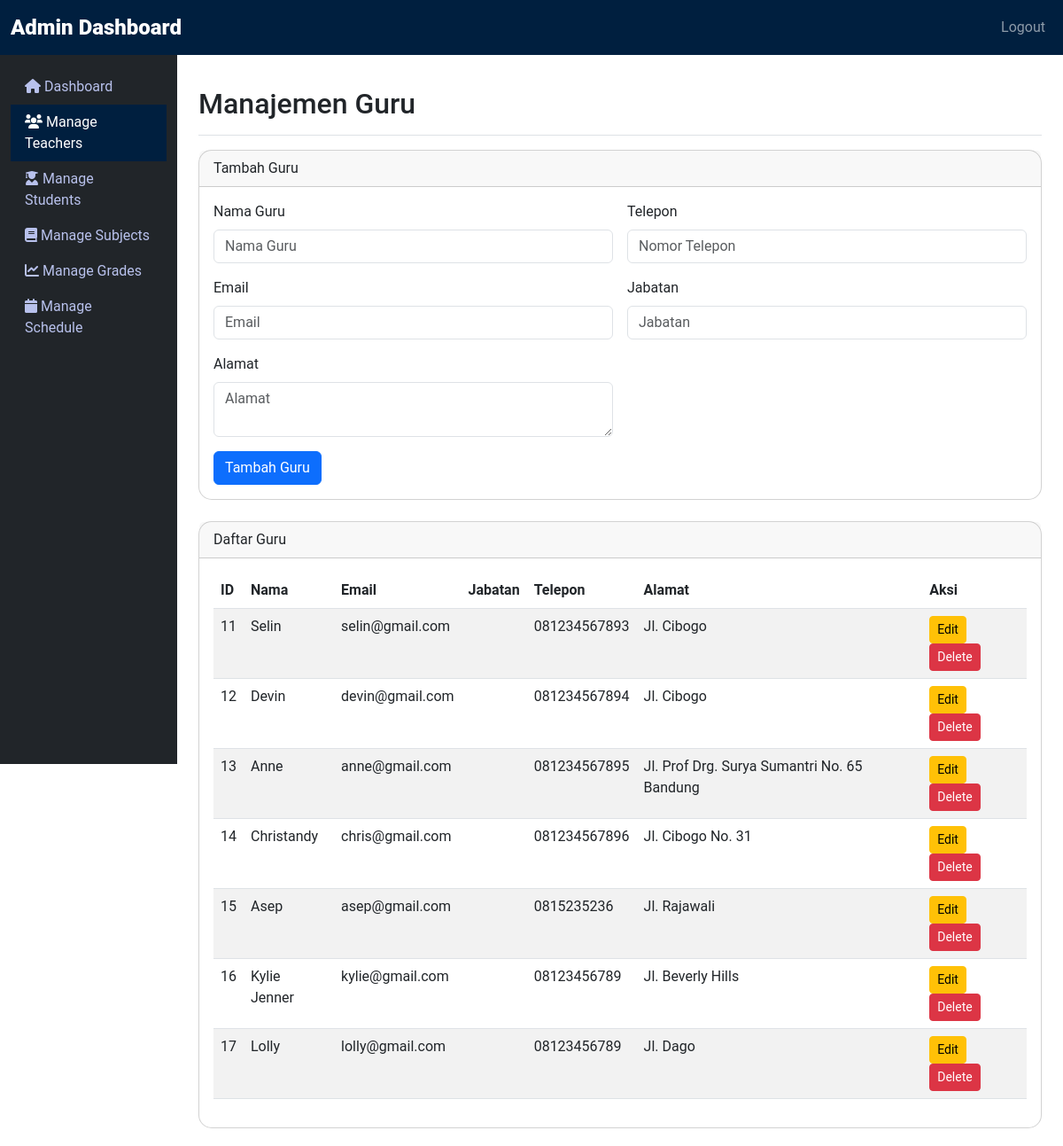
Page /admin/manage_teachers.php (signed in) on the committed database.
### tables this page shows
CREATE TABLE `guru` (
  `id` int(11) NOT NULL,
  `nama` varchar(100) NOT NULL,
  `role` enum('guru_biasa','guru_wali') DEFAULT 'guru_biasa',
  `telepon` varchar(15) DEFAULT NULL,
  `email` varchar(100) NOT NULL,
  `alamat` text DEFAULT NULL,
  `mata_pelajaran` varchar(100) DEFAULT NULL,
  `password` varchar(255) NOT NULL,
  `periode_id` int(11) DEFAULT NULL
);

### admin/manage_teachers.php (the view, shortened to what this page needs)
<?php
include '../includes/db.php';
$teacher = null;
?>
<!DOCTYPE html>
<html lang="id">
<head>
    <link href="https://cdn.jsdelivr.net/npm/bootstrap@5.3.0-alpha1/dist/css/bootstrap.min.css" rel="stylesheet">
    <link href="https://cdnjs.cloudflare.com/ajax/libs/font-awesome/6.0.0-beta3/css/all.min.css" rel="stylesheet">
    <link rel="stylesheet" href="admin_style.css">
</head>
<body>
    <nav class="navbar navbar-expand-lg navbar-dark bg-navy">
        <div class="container-fluid">
            <a class="navbar-brand" href="#"><b>Admin Dashboard</b></a>
            <div class="collapse navbar-collapse" id="navbarNav">
                <ul class="navbar-nav ms-auto">
                    <li class="nav-item">
                        <a class="nav-link" href="../index.php">Logout</a>
                    </li>
                </ul>
            </div>
        </div>
    </nav>
    <div class="container-fluid">
        <div class="row">
            <nav id="sidebarMenu" class="col-md-3 col-lg-2 d-md-block bg-dark sidebar collapse">
                <div class="position-sticky pt-3">
                    <ul class="nav flex-column">
                    <li class="nav-item">
                            <a class="nav-link" href="admin_dashboard.php">
                                <i class="fas fa-home"></i> Dashboard
                            </a>
                        </li>
                        <li class="nav-item">
                            <a class="nav-link active" href="manage_teachers.php">
                                <i class="fas fa-users"></i> Manage Teachers
                            </a>
                        </li>
                        <li class="nav-item">
                            <a class="nav-link" href="manage_students.php">
                                <i class="fas fa-user-graduate"></i> Manage Students
                            </a>
                        </li>
                        <li class="nav-item">
                            <a class="nav-link" href="manage_subjects.php">
                                <i class="fas fa-book"></i> Manage Subjects
                            </a>
                        </li>
                        <li class="nav-item">
                            <a class="nav-link" href="manage_grades.php">
                                <i class="fas fa-chart-line"></i> Manage Grades
                            </a>
                        </li>
                        <li class="nav-item">
                            <a class="nav-link" href="manage_schedule.php">
                                <i class="fas fa-calendar"></i> Manage Schedule
                            </a>
                        </li>
                    </ul>
                </div>
            </nav>
            <main class="col-md-9 ms-sm-auto col-lg-10 px-md-4">
                <div class="d-flex justify-content-between flex-wrap flex-md-nowrap align-items-center pt-3 pb-2 mb-3 border-bottom">
                    <h1 class="h2">Manajemen Guru</h1>
                </div>
                <div class="card mb-4">
                    <div class="card-header">
                        <?= isset($teacher) ? 'Edit Guru' : 'Tambah Guru' ?>
                    </div>
                    <div class="card-body">
                        <form method="POST" class="row g-3">
                            <div class="col-md-6">
                                <label for="nama" class="form-label">Nama Guru</label>
                                <input type="text" class="form-control" name="nama" placeholder="Nama Guru" value="<?= $teacher['nama'] ?? '' ?>" required>
                            </div>
                            <div class="col-md-6">
                                <label for="telepon" class="form-label">Telepon</label>
                                <input type="text" class="form-control" name="telepon" placeholder="Nomor Telepon" value="<?= $teacher['telepon'] ?? '' ?>">
                            </div>
                            <div class="col-md-6">
                                <label for="email" class="form-label">Email</label>
                                <input type="email" class="form-control" name="email" placeholder="Email" value="<?= $teacher['email'] ?? '' ?>" required>
                            </div>
                            <div class="col-md-6">
                                <label for="jabatan" class="form-label">Jabatan</label>
                                <input type="text" class="form-control" name="jabatan" placeholder="Jabatan" value="<?= $teacher['jabatan'] ?? '' ?>">
                            </div>
                            <div class="col-md-6">
                                <label for="alamat" class="form-label">Alamat</label>
                                <textarea class="form-control" name="alamat" placeholder="Alamat"><?= $teacher['alamat'] ?? '' ?></textarea>
                            </div>
                            <div class="col-12">
                                <button type="submit" class="btn btn-primary"><?= isset($teacher) ? 'Update' : 'Tambah' ?> Guru</button>
                            </div>
                        </form>
                    </div>
                </div>
                <div class="card">
                    <div class="card-header">
                        Daftar Guru
                    </div>
                    <div class="card-body">
                        <table class="table table-striped table-hover">
                            <thead>
                                <tr>
                                    <th>ID</th>
                                    <th>Nama</th>
                                    <th>Email</th>
                                    <th>Jabatan</th>
                                    <th>Telepon</th>
                                    <th>Alamat</th>
                                    <th>Aksi</th>
                                </tr>
                            </thead>
                            <tbody>
                                <?php
                                $stmt = $pdo->query("SELECT * FROM guru");
                                while ($row = $stmt->fetch(PDO::FETCH_ASSOC)) {
                                    echo "<tr>
                                            <td>{$row['id']}</td>
                                            <td>{$row['nama']}</td>
                                            <td>{$row['email']}</td>
                                            <td>{$row['jabatan']}</td>
                                            <td>{$row['telepon']}</td>
                                            <td>{$row['alamat']}</td>
                                            <td>
                                                <a href='manage_teachers.php?edit={$row['id']}' class='btn btn-warning btn-sm'>Edit</a>
                                                <a href='manage_teachers.php?delete={$row['id']}' class='btn btn-danger btn-sm'>Delete</a>
                                            </td>
                                        </tr>";
                                }
                                ?>
                            </tbody>
                        </table>
                    </div>
                </div>
            </main>
        </div>
    </div>
</body>
</html>

### admin/admin_style.css (style rules this page uses)
body { font-family: 'Roboto', sans-serif; }
.bg-navy { background-color: #001F3F !important; }
.navbar-brand { font-weight: bold; font-size: 1.5rem; }
#sidebarMenu { position: sticky; top: 0; height: 100vh; overflow-y: auto; }
.sidebar .nav-link { color: #b8c1ec; }
.sidebar .nav-link.active { background-color: #001F3F; color: white; }
main { margin-left: 16.66%; padding: 20px; }
.card { border-radius: 15px; }

### admin/manage_teachers.php (style rules this page uses)
#sidebarMenu { position: sticky; top: 0; height: 100vh; overflow-y: auto; }

### rows in the picture
guru: id "11", nama "Selin", email "selin@gmail.com", telepon "081234567893", alamat "Jl. Cibogo"
guru: id "12", nama "Devin", email "devin@gmail.com", telepon "081234567894", alamat "Jl. Cibogo"
guru: id "13", nama "Anne", email "anne@gmail.com", telepon "081234567895", alamat "Jl. Prof Drg. Surya Sumantri No. 65 Bandung"
guru: id "14", nama "Christandy", email "chris@gmail.com", telepon "081234567896", alamat "Jl. Cibogo No. 31"
guru: id "15", nama "Asep", email "asep@gmail.com", telepon "0815235236", alamat "Jl. Rajawali"
guru: id "16", nama "Kylie Jenner", email "kylie@gmail.com", telepon "08123456789", alamat "Jl. Beverly Hills"
guru: id "17", nama "Lolly", email "lolly@gmail.com", telepon "08123456789", alamat "Jl. Dago"
